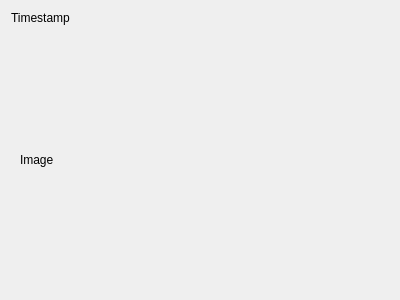
<?xml version="1.0" encoding="UTF-8"?>
<ui version="4.0">
 <class>MessageViewDialog</class>
 <widget class="QDialog" name="MessageViewDialog">
  <property name="geometry">
   <rect>
    <x>0</x>
    <y>0</y>
    <width>400</width>
    <height>300</height>
   </rect>
  </property>
  <property name="windowTitle">
   <string>Dialog</string>
  </property>
  <layout class="QVBoxLayout" name="verticalLayout">
   <item>
    <widget class="QLabel" name="timestamp">
     <property name="text">
      <string>Timestamp</string>
     </property>
    </widget>
   </item>
   <item>
    <widget class="QStackedWidget" name="stackedWidget">
     <property name="currentIndex">
      <number>1</number>
     </property>
     <widget class="QWidget" name="text">
      <layout class="QHBoxLayout" name="horizontalLayout_2">
       <item>
        <widget class="QTextEdit" name="textEdit"/>
       </item>
      </layout>
     </widget>
     <widget class="QWidget" name="image">
      <layout class="QHBoxLayout" name="horizontalLayout">
       <item>
        <widget class="QLabel" name="imageLabel">
         <property name="text">
          <string>Image</string>
         </property>
        </widget>
       </item>
      </layout>
     </widget>
    </widget>
   </item>
  </layout>
 </widget>
 <resources/>
 <connections/>
</ui>
